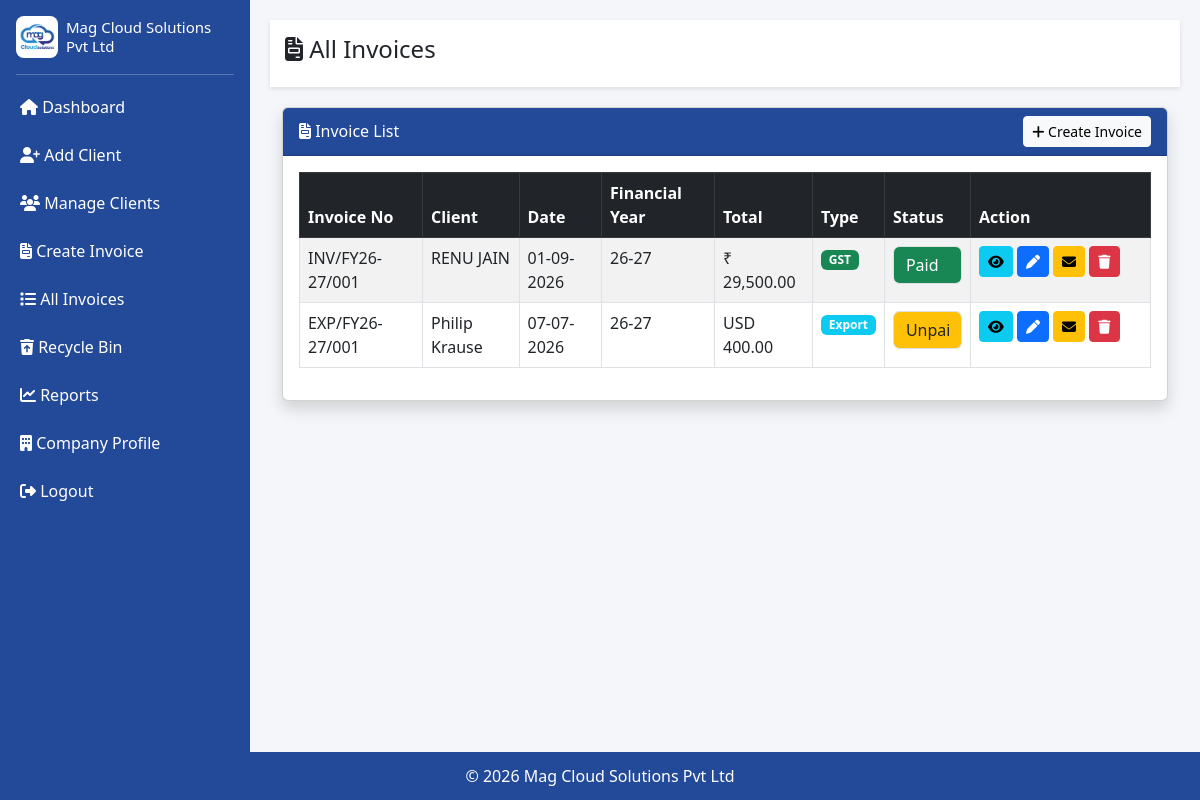
The page /modules/invoices/invoice-list.php (signed in) on the database its author committed.
### tables this page shows
CREATE TABLE `company_settings` (
  `id` int(11) NOT NULL,
  `company_name` varchar(200) DEFAULT NULL,
  `address` text DEFAULT NULL,
  `state` varchar(100) DEFAULT NULL,
  `gstin` varchar(50) DEFAULT NULL,
  `pan` varchar(50) DEFAULT NULL,
  `phone` varchar(20) DEFAULT NULL,
  `email` varchar(100) DEFAULT NULL,
  `website` varchar(200) NOT NULL,
  `bank_name` varchar(200) DEFAULT NULL,
  `account_number` varchar(100) DEFAULT NULL,
  `ifsc` varchar(50) DEFAULT NULL,
  `swift_code` varchar(50) DEFAULT NULL,
  `logo` varchar(200) DEFAULT NULL,
  `signature` varchar(200) DEFAULT NULL,
  `created_at` timestamp NOT NULL DEFAULT current_timestamp()
);

CREATE TABLE `invoices` (
  `id` int(11) NOT NULL,
  `invoice_number` varchar(50) DEFAULT NULL,
  `invoice_type` enum('gst','export') DEFAULT NULL,
  `client_id` int(11) DEFAULT NULL,
  `invoice_date` date DEFAULT NULL,
  `financial_year` varchar(20) DEFAULT NULL,
  `subtotal` decimal(10,2) DEFAULT NULL,
  `tax_amount` decimal(10,2) DEFAULT NULL,
  `total_amount` decimal(10,2) DEFAULT NULL,
  `currency` varchar(10) DEFAULT NULL,
  `status` varchar(20) DEFAULT NULL,
  `created_at` timestamp NOT NULL DEFAULT current_timestamp(),
  `place_of_supply` varchar(100) DEFAULT NULL,
  `payment_terms` varchar(100) DEFAULT NULL,
  `due_date` date DEFAULT NULL,
  `cgst` decimal(10,2) DEFAULT NULL,
  `sgst` decimal(10,2) DEFAULT NULL,
  `igst` decimal(10,2) DEFAULT 0.00,
  `grand_total` decimal(10,2) DEFAULT NULL,
  `deleted_at` datetime DEFAULT NULL
);

CREATE TABLE `clients` (
  `id` int(11) NOT NULL,
  `client_name` varchar(150) DEFAULT NULL,
  `company_name` varchar(150) DEFAULT NULL,
  `email` varchar(100) DEFAULT NULL,
  `phone` varchar(20) DEFAULT NULL,
  `address` text DEFAULT NULL,
  `state` varchar(100) DEFAULT NULL,
  `country` varchar(100) DEFAULT NULL,
  `gstin` varchar(20) DEFAULT NULL,
  `ved_no` varchar(200) NOT NULL,
  `created_at` timestamp NOT NULL DEFAULT current_timestamp()
);

### config/config.php (called while the page is built, shortened)
<?php
$base_url = "https://localhost/invoice/";
?>

### modules/invoices/invoice-list.php (the view, shortened to what this page needs)
<?php
require_once __DIR__ . "/../../config/database.php";
include "../../includes/header.php";
include "../../includes/sidebar.php";
$query = mysqli_query($conn,"
SELECT invoices.*, clients.client_name
FROM invoices
LEFT JOIN clients ON invoices.client_id = clients.id
WHERE invoices.deleted_at IS NULL
ORDER BY invoices.id DESC
");
?>
<div class="content">
<div class="topbar">
<h4><i class="fa fa-file-invoice"></i> All Invoices</h4>
</div>
<div class="container-fluid">
<div class="card shadow">
<div class="card-header text-white d-flex justify-content-between align-items-center" style="background:#234999">
<span><i class="fa fa-file-invoice"></i> Invoice List</span>
<a href="create-invoice.php" class="btn btn-light btn-sm">
<i class="fa fa-plus"></i> Create Invoice
</a>
</div>
<div class="card-body">
<div class="table-responsive">
<table id="invoiceTable" class="table table-bordered table-striped">
<thead class="table-dark">
<tr>
<th>Invoice No</th>
<th>Client</th>
<th>Date</th>
<th>Financial Year</th>
<th>Total</th>
<th>Type</th>
<th>Status</th>
<th width="180">Action</th>
</tr>
</thead>
<tbody>
<?php while($row=mysqli_fetch_assoc($query)){ ?>
<tr>
<td><?php echo $row['invoice_number']; ?></td>
<td><?php echo $row['client_name']; ?></td>
<td><?php echo date('d-m-Y', strtotime($row['invoice_date'])); ?></td>
<td><?php echo $row['financial_year']; ?></td>
<td>
<?php
$currency = ($row['invoice_type']=='export') ? $row['currency'] : '₹';
echo $currency . " " . number_format($row['grand_total'],2);
?>
</td>
<td>
<?php if($row['invoice_type']=="gst"){ ?>
<span class="badge bg-success">GST</span>
<?php }else{ ?>
<span class="badge bg-info">Export</span>
<?php } ?>
</td>
<td>
<select class="form-control status_change
<?php echo ($row['status']=="paid") ? 'bg-success text-white' : 'bg-warning'; ?>"
data-id="<?php echo $row['id']; ?>">
<option value="unpaid"
<?php if($row['status']=="unpaid") echo "selected"; ?>>
Unpaid
</option>
<option value="paid"
<?php if($row['status']=="paid") echo "selected"; ?>>
Paid
</option>
</select>
</td>
<td>
<a href="view-invoice.php?id=<?php echo $row['id']; ?>"
target="_blank"
class="btn btn-info btn-sm">
<i class="fa fa-eye"></i>
</a>
<a href="edit-invoice.php?id=<?php echo $row['id']; ?>"
class="btn btn-primary btn-sm">
<i class="fa fa-pen"></i>
</a>
<a href="send-invoice-email.php?id=<?php echo $row['id']; ?>"
class="btn btn-warning btn-sm"
title="Send invoice to client email">
<i class="fa fa-envelope"></i>
</a>
<a href="delete-invoice.php?id=<?php echo $row['id']; ?>"
class="btn btn-danger btn-sm btn-delete-invoice">
<i class="fa fa-trash"></i>
</a>
</td>
</tr>
<?php } ?>
</tbody>
</table>
</div>
</div>
</div>
</div>
</div>
<link rel="stylesheet" href="https://cdn.datatables.net/2.3.7/css/dataTables.dataTables.css">
<link rel="stylesheet" href="https://cdn.datatables.net/buttons/3.2.6/css/buttons.dataTables.css">
<?php include "../../includes/footer.php"; ?>

### includes/sidebar.php (shortened to what this page needs)
<?php include __DIR__."/../config/config.php"; ?>
<div class="app-sidebar" id="appSidebar" aria-label="Sidebar navigation">
<div class="sidebar-brand px-3 pt-3 pb-2">
  <div class="d-flex align-items-center gap-2">
    <?php if(!empty($company['logo']) && file_exists(__DIR__.'/../uploads/logo/'.basename($company['logo']))){ ?>
    <img src="<?php echo $base_url; ?>uploads/logo/<?php echo rawurlencode(basename($company['logo'])); ?>"
         alt="Company Logo"
         class="sidebar-logo">
    <?php }else{ ?>
    <div class="sidebar-logo-placeholder">
      <i class="fa fa-building"></i>
    </div>
    <?php } ?>
    <h5 class="m-0 sidebar-company-name"><?php echo htmlspecialchars($company['company_name']); ?></h5>
  </div>
</div>
<hr class="sidebar-divider mx-3 my-2">
<a href="<?php echo $base_url; ?>index.php">
<i class="fa fa-home"></i> Dashboard
</a>
<a href="<?php echo $base_url; ?>modules/clients/add-client.php">
<i class="fa fa-user-plus"></i> Add Client
</a>
<a href="<?php echo $base_url; ?>modules/clients/client-list.php">
<i class="fa fa-users"></i> Manage Clients
</a>
<a href="<?php echo $base_url; ?>modules/invoices/create-invoice.php">
<i class="fa fa-file-invoice"></i> Create Invoice
</a>
<a href="<?php echo $base_url; ?>modules/invoices/invoice-list.php">
<i class="fa fa-list"></i> All Invoices
</a>
<a href="<?php echo $base_url; ?>modules/invoices/recycle-bin.php">
<i class="fa fa-trash-restore"></i> Recycle Bin
</a>
<a href="<?php echo $base_url; ?>modules/reports/reports.php">
<i class="fa fa-chart-line"></i> Reports
</a>
<a href="<?php echo $base_url; ?>modules/settings/company-profile.php">
<i class="fa fa-building"></i> Company Profile
</a>
<a href="<?php echo $base_url; ?>logout.php">
<i class="fa fa-sign-out-alt"></i> Logout
</a>
</div>

### includes/footer.php (shortened to what this page needs)
<footer class="footer">
<p class="m-0">
© <?php echo date("Y"); ?> <?php echo $company['company_name']; ?>
</p>
</footer>
</body>
</html>

### includes/header.php (style rules this page uses)
html,body { height:100%; }
body { display:flex; flex-direction:column; min-height:100vh; background:#f4f6f9; }
.content { flex:1; margin-left:250px; padding:20px; transition:0.3s; }
.footer { background:#234999; color:white; text-align:center; padding:12px; }
.app-sidebar { width:250px; height:100vh; background:#234999; position:fixed; color:white; left:0; top:0; transition: transform .25s ease; z-index: 1040; overflow-y:auto; }
.app-sidebar a { display:block; color:white; padding:12px 20px; text-decoration:none; }
.content { margin-left:250px; padding:20px; }
.topbar { background:white; padding:15px; box-shadow:0 2px 5px rgba(0,0,0,0.1); margin-bottom:20px; }
@media (min-width: 992px) { .app-sidebar { transform:none !important; } }

### includes/sidebar.php (style rules this page uses)
.sidebar-brand { position:relative; }
.sidebar-logo { width:42px; height:42px; object-fit:contain; border-radius:8px; background:#fff; padding:3px; flex-shrink:0; }
.sidebar-company-name { font-size:15px; line-height:1.3; word-break:break-word; }
.sidebar-divider { border-color:rgba(255,255,255,0.25); opacity:1; }

### includes/footer.php (style rules this page uses)
.footer { background:#234999; color:white; text-align:center; padding:12px; position:relative; bottom:0; width:100%; }

### rows shown on the page
company_settings: logo (picture), company_name "Mag Cloud Solutions Pvt Ltd"
invoices: invoice_number "INV/FY26-27/001", client.client_name "RENU JAIN", invoice_date "01-09-2026", financial_year "26-27", invoice_type "₹", grand_total "29,500.00", shows "GST", status+id "Paid"
invoices: invoice_number "EXP/FY26-27/001", client.client_name "Philip Krause", invoice_date "07-07-2026", financial_year "26-27", currency "USD", grand_total "400.00", invoice_type "Export", status+id "Unpaid"
